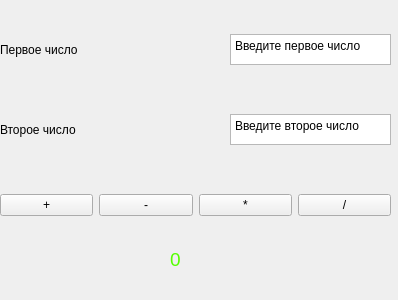
<?xml version="1.0" encoding="UTF-8"?>
<ui version="4.0">
 <class>Form</class>
 <widget class="QWidget" name="Form">
  <property name="geometry">
   <rect>
    <x>0</x>
    <y>0</y>
    <width>398</width>
    <height>300</height>
   </rect>
  </property>
  <property name="maximumSize">
   <size>
    <width>400</width>
    <height>300</height>
   </size>
  </property>
  <property name="windowTitle">
   <string>Form</string>
  </property>
  <widget class="QWidget" name="horizontalLayoutWidget">
   <property name="geometry">
    <rect>
     <x>0</x>
     <y>10</y>
     <width>391</width>
     <height>80</height>
    </rect>
   </property>
   <layout class="QHBoxLayout" name="horizontalLayout">
    <item>
     <widget class="QLabel" name="label">
      <property name="text">
       <string>Первое число</string>
      </property>
     </widget>
    </item>
    <item>
     <spacer name="horizontalSpacer">
      <property name="orientation">
       <enum>Qt::Orientation::Horizontal</enum>
      </property>
      <property name="sizeHint" stdset="0">
       <size>
        <width>40</width>
        <height>20</height>
       </size>
      </property>
     </spacer>
    </item>
    <item>
     <widget class="QTextEdit" name="textEdit">
      <property name="maximumSize">
       <size>
        <width>161</width>
        <height>31</height>
       </size>
      </property>
      <property name="html">
       <string>&lt;!DOCTYPE HTML PUBLIC &quot;-//W3C//DTD HTML 4.0//EN&quot; &quot;http://www.w3.org/TR/REC-html40/strict.dtd&quot;&gt;
&lt;html&gt;&lt;head&gt;&lt;meta name=&quot;qrichtext&quot; content=&quot;1&quot; /&gt;&lt;meta charset=&quot;utf-8&quot; /&gt;&lt;style type=&quot;text/css&quot;&gt;
p, li { white-space: pre-wrap; }
hr { height: 1px; border-width: 0; }
li.unchecked::marker { content: &quot;\2610&quot;; }
li.checked::marker { content: &quot;\2612&quot;; }
&lt;/style&gt;&lt;/head&gt;&lt;body style=&quot; font-family:'Segoe UI'; font-size:9pt; font-weight:400; font-style:normal;&quot;&gt;
&lt;p style=&quot; margin-top:0px; margin-bottom:0px; margin-left:0px; margin-right:0px; -qt-block-indent:0; text-indent:0px;&quot;&gt;Введите первое число&lt;/p&gt;&lt;/body&gt;&lt;/html&gt;</string>
      </property>
     </widget>
    </item>
   </layout>
  </widget>
  <widget class="QWidget" name="horizontalLayoutWidget_2">
   <property name="geometry">
    <rect>
     <x>0</x>
     <y>90</y>
     <width>391</width>
     <height>80</height>
    </rect>
   </property>
   <layout class="QHBoxLayout" name="horizontalLayout_2">
    <item>
     <widget class="QLabel" name="label_2">
      <property name="text">
       <string>Второе число</string>
      </property>
     </widget>
    </item>
    <item>
     <spacer name="horizontalSpacer_2">
      <property name="orientation">
       <enum>Qt::Orientation::Horizontal</enum>
      </property>
      <property name="sizeHint" stdset="0">
       <size>
        <width>40</width>
        <height>20</height>
       </size>
      </property>
     </spacer>
    </item>
    <item>
     <widget class="QTextEdit" name="textEdit_2">
      <property name="maximumSize">
       <size>
        <width>161</width>
        <height>31</height>
       </size>
      </property>
      <property name="html">
       <string>&lt;!DOCTYPE HTML PUBLIC &quot;-//W3C//DTD HTML 4.0//EN&quot; &quot;http://www.w3.org/TR/REC-html40/strict.dtd&quot;&gt;
&lt;html&gt;&lt;head&gt;&lt;meta name=&quot;qrichtext&quot; content=&quot;1&quot; /&gt;&lt;meta charset=&quot;utf-8&quot; /&gt;&lt;style type=&quot;text/css&quot;&gt;
p, li { white-space: pre-wrap; }
hr { height: 1px; border-width: 0; }
li.unchecked::marker { content: &quot;\2610&quot;; }
li.checked::marker { content: &quot;\2612&quot;; }
&lt;/style&gt;&lt;/head&gt;&lt;body style=&quot; font-family:'Segoe UI'; font-size:9pt; font-weight:400; font-style:normal;&quot;&gt;
&lt;p style=&quot; margin-top:0px; margin-bottom:0px; margin-left:0px; margin-right:0px; -qt-block-indent:0; text-indent:0px;&quot;&gt;Введите второе число&lt;/p&gt;&lt;/body&gt;&lt;/html&gt;</string>
      </property>
     </widget>
    </item>
   </layout>
  </widget>
  <widget class="QWidget" name="horizontalLayoutWidget_3">
   <property name="geometry">
    <rect>
     <x>0</x>
     <y>170</y>
     <width>391</width>
     <height>71</height>
    </rect>
   </property>
   <layout class="QHBoxLayout" name="horizontalLayout_3">
    <item>
     <widget class="QPushButton" name="pushButton">
      <property name="text">
       <string>+</string>
      </property>
     </widget>
    </item>
    <item>
     <widget class="QPushButton" name="pushButton_2">
      <property name="text">
       <string>-</string>
      </property>
     </widget>
    </item>
    <item>
     <widget class="QPushButton" name="pushButton_3">
      <property name="text">
       <string>*</string>
      </property>
     </widget>
    </item>
    <item>
     <widget class="QPushButton" name="pushButton_4">
      <property name="text">
       <string>/</string>
      </property>
     </widget>
    </item>
   </layout>
  </widget>
  <widget class="QLabel" name="label_3">
   <property name="geometry">
    <rect>
     <x>170</x>
     <y>220</y>
     <width>201</width>
     <height>78</height>
    </rect>
   </property>
   <property name="font">
    <font>
     <pointsize>14</pointsize>
     <underline>false</underline>
     <strikeout>false</strikeout>
    </font>
   </property>
   <property name="styleSheet">
    <string notr="true">color: rgb(85, 255, 0);</string>
   </property>
   <property name="text">
    <string>0</string>
   </property>
  </widget>
 </widget>
 <resources/>
 <connections/>
</ui>
